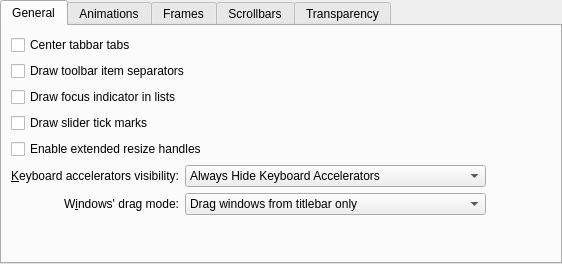
<?xml version="1.0" encoding="UTF-8"?>
<ui version="4.0">
 <class>helloStyleConfig</class>
 <widget class="QWidget" name="helloStyleConfig">
  <property name="geometry">
   <rect>
    <x>0</x>
    <y>0</y>
    <width>562</width>
    <height>264</height>
   </rect>
  </property>
  <property name="sizePolicy">
   <sizepolicy hsizetype="Preferred" vsizetype="Preferred">
    <horstretch>0</horstretch>
    <verstretch>0</verstretch>
   </sizepolicy>
  </property>
  <layout class="QVBoxLayout" name="verticalLayout_2">
   <property name="leftMargin">
    <number>0</number>
   </property>
   <property name="topMargin">
    <number>0</number>
   </property>
   <property name="rightMargin">
    <number>0</number>
   </property>
   <property name="bottomMargin">
    <number>0</number>
   </property>
   <item>
    <widget class="QTabWidget" name="tabWidget">
     <property name="currentIndex">
      <number>0</number>
     </property>
     <widget class="QWidget" name="tab">
      <attribute name="title">
       <string>General</string>
      </attribute>
      <layout class="QGridLayout" name="gridLayout">
       <item row="6" column="1">
        <widget class="QLabel" name="_windowDragLabel">
         <property name="sizePolicy">
          <sizepolicy hsizetype="Preferred" vsizetype="Preferred">
           <horstretch>0</horstretch>
           <verstretch>0</verstretch>
          </sizepolicy>
         </property>
         <property name="text">
          <string>W&amp;indows' drag mode:</string>
         </property>
         <property name="alignment">
          <set>Qt::AlignRight|Qt::AlignTrailing|Qt::AlignVCenter</set>
         </property>
         <property name="buddy">
          <cstring>_windowDragMode</cstring>
         </property>
        </widget>
       </item>
       <item row="2" column="1" colspan="4">
        <widget class="QCheckBox" name="_viewDrawFocusIndicator">
         <property name="text">
          <string>Draw focus indicator in lists</string>
         </property>
        </widget>
       </item>
       <item row="5" column="1">
        <widget class="QLabel" name="_mnemonicsLabel">
         <property name="text">
          <string>&amp;Keyboard accelerators visibility:</string>
         </property>
         <property name="alignment">
          <set>Qt::AlignRight|Qt::AlignTrailing|Qt::AlignVCenter</set>
         </property>
         <property name="buddy">
          <cstring>_mnemonicsMode</cstring>
         </property>
        </widget>
       </item>
       <item row="5" column="2" colspan="2">
        <widget class="QComboBox" name="_mnemonicsMode">
         <item>
          <property name="text">
           <string>Always Hide Keyboard Accelerators</string>
          </property>
         </item>
         <item>
          <property name="text">
           <string>Show Keyboard Accelerators When Needed</string>
          </property>
         </item>
         <item>
          <property name="text">
           <string>Always Show Keyboard Accelerators</string>
          </property>
         </item>
        </widget>
       </item>
       <item row="5" column="4">
        <spacer name="horizontalSpacer_3">
         <property name="orientation">
          <enum>Qt::Horizontal</enum>
         </property>
         <property name="sizeHint" stdset="0">
          <size>
           <width>65</width>
           <height>20</height>
          </size>
         </property>
        </spacer>
       </item>
       <item row="6" column="2" colspan="2">
        <widget class="QComboBox" name="_windowDragMode">
         <item>
          <property name="text">
           <string>Drag windows from titlebar only</string>
          </property>
         </item>
         <item>
          <property name="text">
           <string>Drag windows from titlebar, menubar and toolbars</string>
          </property>
         </item>
         <item>
          <property name="text">
           <string>Drag windows from all empty areas</string>
          </property>
         </item>
        </widget>
       </item>
       <item row="7" column="1" colspan="3">
        <spacer name="verticalSpacer">
         <property name="orientation">
          <enum>Qt::Vertical</enum>
         </property>
         <property name="sizeHint" stdset="0">
          <size>
           <width>20</width>
           <height>49</height>
          </size>
         </property>
        </spacer>
       </item>
       <item row="0" column="1" colspan="4">
        <widget class="QCheckBox" name="_tabBarDrawCenteredTabs">
         <property name="text">
          <string>Center tabbar tabs</string>
         </property>
        </widget>
       </item>
       <item row="1" column="1" colspan="4">
        <widget class="QCheckBox" name="_toolBarDrawItemSeparator">
         <property name="text">
          <string>Draw toolbar item separators</string>
         </property>
        </widget>
       </item>
       <item row="3" column="1" colspan="4">
        <widget class="QCheckBox" name="_sliderDrawTickMarks">
         <property name="text">
          <string>Draw slider tick marks</string>
         </property>
        </widget>
       </item>
       <item row="4" column="1" colspan="4">
        <widget class="QCheckBox" name="_splitterProxyEnabled">
         <property name="text">
          <string>Enable extended resize handles</string>
         </property>
        </widget>
       </item>
      </layout>
     </widget>
     <widget class="QWidget" name="tab_2">
      <attribute name="title">
       <string>Animations</string>
      </attribute>
      <layout class="QGridLayout" name="gridLayout_5">
       <item row="1" column="0">
        <widget class="QLabel" name="_animationsDurationLabel">
         <property name="enabled">
          <bool>false</bool>
         </property>
         <property name="text">
          <string>A&amp;nimations duration:</string>
         </property>
         <property name="alignment">
          <set>Qt::AlignRight|Qt::AlignTrailing|Qt::AlignVCenter</set>
         </property>
         <property name="buddy">
          <cstring>_animationsDuration</cstring>
         </property>
        </widget>
       </item>
       <item row="1" column="1" colspan="2">
        <widget class="QSpinBox" name="_animationsDuration">
         <property name="enabled">
          <bool>false</bool>
         </property>
         <property name="suffix">
          <string> ms</string>
         </property>
         <property name="maximum">
          <number>500</number>
         </property>
        </widget>
       </item>
       <item row="0" column="0" colspan="4">
        <widget class="QCheckBox" name="_animationsEnabled">
         <property name="text">
          <string>Enable animations</string>
         </property>
        </widget>
       </item>
       <item row="1" column="3">
        <spacer name="horizontalSpacer">
         <property name="orientation">
          <enum>Qt::Horizontal</enum>
         </property>
         <property name="sizeHint" stdset="0">
          <size>
           <width>40</width>
           <height>20</height>
          </size>
         </property>
        </spacer>
       </item>
       <item row="2" column="0" colspan="4">
        <spacer name="verticalSpacer_2">
         <property name="orientation">
          <enum>Qt::Vertical</enum>
         </property>
         <property name="sizeHint" stdset="0">
          <size>
           <width>20</width>
           <height>40</height>
          </size>
         </property>
        </spacer>
       </item>
      </layout>
     </widget>
     <widget class="QWidget" name="tab_3">
      <attribute name="title">
       <string>Frames</string>
      </attribute>
      <layout class="QVBoxLayout" name="verticalLayout_3">
       <item>
        <widget class="QCheckBox" name="_dockWidgetDrawFrame">
         <property name="text">
          <string>Draw frame around dockable panels</string>
         </property>
        </widget>
       </item>
       <item>
        <widget class="QCheckBox" name="_titleWidgetDrawFrame">
         <property name="text">
          <string>Draw frame around page titles</string>
         </property>
        </widget>
       </item>
       <item>
        <widget class="QCheckBox" name="_sidePanelDrawFrame">
         <property name="text">
          <string>Draw frame around side panels</string>
         </property>
        </widget>
       </item>
       <item>
        <widget class="QCheckBox" name="_menuItemDrawThinFocus">
         <property name="text">
          <string>Draw a thin line to indicate focus in menus and menubars</string>
         </property>
        </widget>
       </item>
       <item>
        <spacer name="verticalSpacer_3">
         <property name="orientation">
          <enum>Qt::Vertical</enum>
         </property>
         <property name="sizeHint" stdset="0">
          <size>
           <width>20</width>
           <height>117</height>
          </size>
         </property>
        </spacer>
       </item>
      </layout>
     </widget>
     <widget class="QWidget" name="tab_4">
      <attribute name="title">
       <string>Scrollbars</string>
      </attribute>
      <layout class="QGridLayout" name="gridLayout_6">
       <item row="1" column="2">
        <spacer name="horizontalSpacer_2">
         <property name="orientation">
          <enum>Qt::Horizontal</enum>
         </property>
         <property name="sizeHint" stdset="0">
          <size>
           <width>40</width>
           <height>20</height>
          </size>
         </property>
        </spacer>
       </item>
       <item row="1" column="0">
        <widget class="QLabel" name="_scrollBarAddLineLabel">
         <property name="text">
          <string>Bottom arrow button t&amp;ype:</string>
         </property>
         <property name="alignment">
          <set>Qt::AlignRight|Qt::AlignTrailing|Qt::AlignVCenter</set>
         </property>
         <property name="buddy">
          <cstring>_scrollBarAddLineButtons</cstring>
         </property>
        </widget>
       </item>
       <item row="0" column="0">
        <widget class="QLabel" name="_scrollBarSubLineLabel">
         <property name="text">
          <string>&amp;Top arrow button type:</string>
         </property>
         <property name="alignment">
          <set>Qt::AlignRight|Qt::AlignTrailing|Qt::AlignVCenter</set>
         </property>
         <property name="buddy">
          <cstring>_scrollBarSubLineButtons</cstring>
         </property>
        </widget>
       </item>
       <item row="0" column="1">
        <widget class="QComboBox" name="_scrollBarSubLineButtons">
         <item>
          <property name="text">
           <string>No Buttons</string>
          </property>
         </item>
         <item>
          <property name="text">
           <string>One Button</string>
          </property>
         </item>
         <item>
          <property name="text">
           <string>Two Buttons</string>
          </property>
         </item>
        </widget>
       </item>
       <item row="1" column="1">
        <widget class="QComboBox" name="_scrollBarAddLineButtons">
         <item>
          <property name="text">
           <string>No Buttons</string>
          </property>
         </item>
         <item>
          <property name="text">
           <string>One Button</string>
          </property>
         </item>
         <item>
          <property name="text">
           <string>Two Buttons</string>
          </property>
         </item>
        </widget>
       </item>
       <item row="2" column="0" colspan="3">
        <spacer name="verticalSpacer_4">
         <property name="orientation">
          <enum>Qt::Vertical</enum>
         </property>
         <property name="sizeHint" stdset="0">
          <size>
           <width>20</width>
           <height>40</height>
          </size>
         </property>
        </spacer>
       </item>
      </layout>
     </widget>
     <widget class="QWidget" name="tab_5">
      <attribute name="title">
       <string>Transparency</string>
      </attribute>
      <layout class="QGridLayout" name="gridLayout_2">
       <item row="10" column="1">
        <spacer name="verticalSpacer_5">
         <property name="orientation">
          <enum>Qt::Vertical</enum>
         </property>
         <property name="sizeHint" stdset="0">
          <size>
           <width>20</width>
           <height>40</height>
          </size>
         </property>
        </spacer>
       </item>
       <item row="1" column="1">
        <layout class="QHBoxLayout" name="horizontalLayout_2">
         <item>
          <widget class="QLabel" name="_menuOpacityTransparentLabel">
           <property name="text">
            <string>Transparent</string>
           </property>
          </widget>
         </item>
         <item>
          <spacer name="horizontalSpacer_6">
           <property name="orientation">
            <enum>Qt::Horizontal</enum>
           </property>
           <property name="sizeHint" stdset="0">
            <size>
             <width>40</width>
             <height>20</height>
            </size>
           </property>
          </spacer>
         </item>
         <item>
          <widget class="QLabel" name="_menuOpacityOpaqueLabel">
           <property name="sizePolicy">
            <sizepolicy hsizetype="Minimum" vsizetype="Preferred">
             <horstretch>0</horstretch>
             <verstretch>0</verstretch>
            </sizepolicy>
           </property>
           <property name="text">
            <string>Opaque</string>
           </property>
          </widget>
         </item>
        </layout>
       </item>
       <item row="7" column="0" colspan="2">
        <layout class="QHBoxLayout" name="horizontalLayout">
         <item>
          <widget class="QLabel" name="_menuGroupDescription">
           <property name="text">
            <string>Menu:</string>
           </property>
          </widget>
         </item>
         <item>
          <widget class="QSlider" name="_menuOpacity">
           <property name="minimum">
            <number>0</number>
           </property>
           <property name="maximum">
            <number>100</number>
           </property>
           <property name="singleStep">
            <number>1</number>
           </property>
           <property name="pageStep">
            <number>10</number>
           </property>
           <property name="value">
            <number>100</number>
           </property>
           <property name="orientation">
            <enum>Qt::Horizontal</enum>
           </property>
           <property name="invertedAppearance">
            <bool>false</bool>
           </property>
           <property name="invertedControls">
            <bool>false</bool>
           </property>
           <property name="tickPosition">
            <enum>QSlider::TicksBelow</enum>
           </property>
           <property name="tickInterval">
            <number>10</number>
           </property>
          </widget>
         </item>
        </layout>
       </item>
       <item row="1" column="0">
        <spacer name="horizontalSpacer_5">
         <property name="orientation">
          <enum>Qt::Horizontal</enum>
         </property>
         <property name="sizeType">
          <enum>QSizePolicy::Fixed</enum>
         </property>
         <property name="sizeHint" stdset="0">
          <size>
           <width>40</width>
           <height>20</height>
          </size>
         </property>
        </spacer>
       </item>
       <item row="9" column="0" colspan="2">
        <spacer name="horizontalSpacer_4">
         <property name="orientation">
          <enum>Qt::Horizontal</enum>
         </property>
         <property name="sizeType">
          <enum>QSizePolicy::Preferred</enum>
         </property>
         <property name="sizeHint" stdset="0">
          <size>
           <width>542</width>
           <height>20</height>
          </size>
         </property>
        </spacer>
       </item>
      </layout>
     </widget>
    </widget>
   </item>
  </layout>
 </widget>
 <tabstops>
  <tabstop>tabWidget</tabstop>
  <tabstop>_tabBarDrawCenteredTabs</tabstop>
  <tabstop>_toolBarDrawItemSeparator</tabstop>
  <tabstop>_sliderDrawTickMarks</tabstop>
  <tabstop>_splitterProxyEnabled</tabstop>
  <tabstop>_mnemonicsMode</tabstop>
  <tabstop>_windowDragMode</tabstop>
  <tabstop>_animationsEnabled</tabstop>
  <tabstop>_animationsDuration</tabstop>
  <tabstop>_dockWidgetDrawFrame</tabstop>
  <tabstop>_titleWidgetDrawFrame</tabstop>
  <tabstop>_sidePanelDrawFrame</tabstop>
  <tabstop>_menuItemDrawThinFocus</tabstop>
  <tabstop>_scrollBarSubLineButtons</tabstop>
  <tabstop>_scrollBarAddLineButtons</tabstop>
 </tabstops>
 <resources/>
 <connections>
  <connection>
   <sender>_animationsEnabled</sender>
   <signal>toggled(bool)</signal>
   <receiver>_animationsDurationLabel</receiver>
   <slot>setEnabled(bool)</slot>
   <hints>
    <hint type="sourcelabel">
     <x>90</x>
     <y>64</y>
    </hint>
    <hint type="destinationlabel">
     <x>84</x>
     <y>98</y>
    </hint>
   </hints>
  </connection>
  <connection>
   <sender>_animationsEnabled</sender>
   <signal>toggled(bool)</signal>
   <receiver>_animationsDuration</receiver>
   <slot>setEnabled(bool)</slot>
   <hints>
    <hint type="sourcelabel">
     <x>161</x>
     <y>64</y>
    </hint>
    <hint type="destinationlabel">
     <x>208</x>
     <y>98</y>
    </hint>
   </hints>
  </connection>
 </connections>
</ui>
